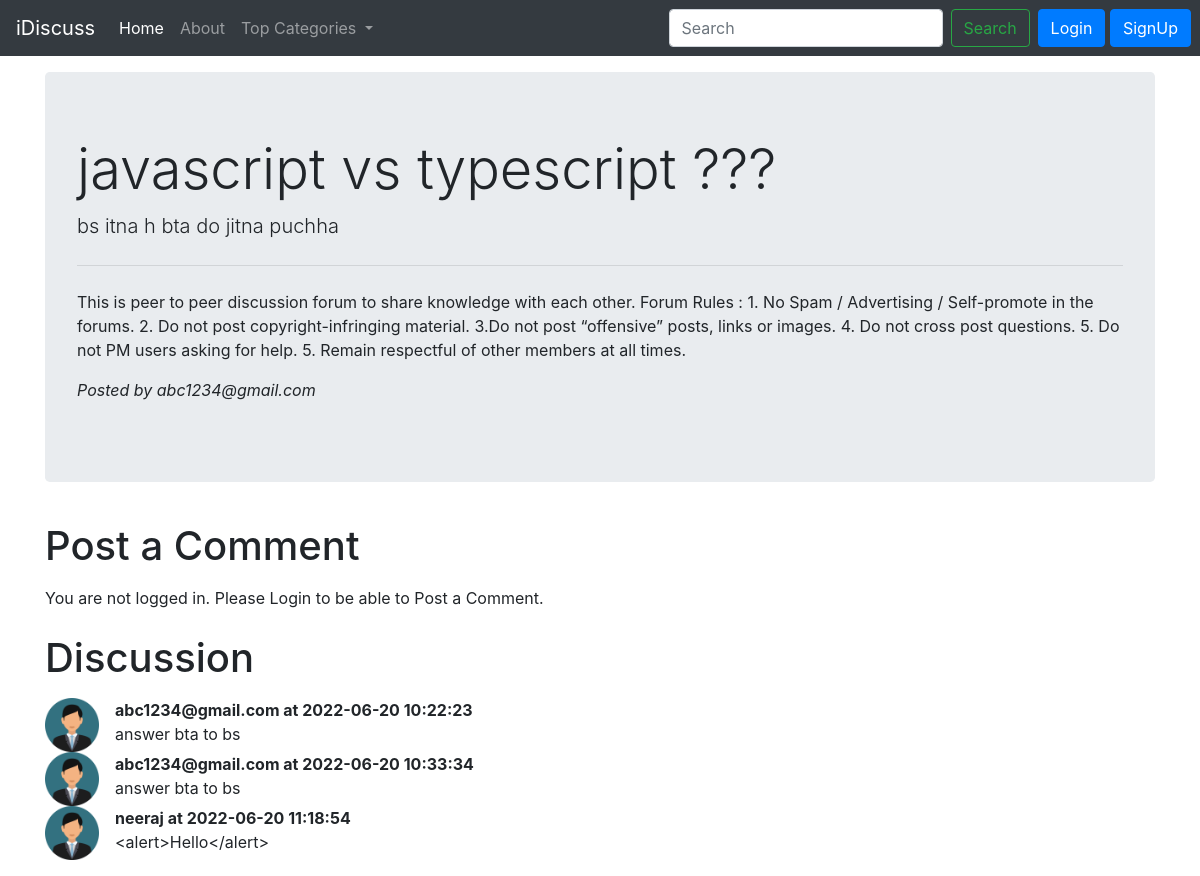
The page /threads.php?threadid=106 on the database its author committed.
### tables this page shows
CREATE TABLE `threads` (
  `thread_id` int(7) NOT NULL,
  `thread_title` varchar(255) NOT NULL,
  `thread_desc` text NOT NULL,
  `thread_cat_id` int(7) NOT NULL,
  `thread_user_id` int(7) NOT NULL,
  `timestamp` datetime NOT NULL
);

CREATE TABLE `users` (
  `srn` int(8) NOT NULL,
  `user_email` varchar(20) NOT NULL,
  `user_password` varchar(20) NOT NULL,
  `timestamp` datetime NOT NULL
);

CREATE TABLE `comments` (
  `comment_id` int(8) NOT NULL,
  `comment_content` text NOT NULL,
  `thread_id` int(8) NOT NULL,
  `comment_time` datetime NOT NULL,
  `comment_by` int(8) NOT NULL
);

### threads.php (the view, shortened to what this page needs)
<!doctype html>
<html lang="en">
  <head>
    <link rel="stylesheet" href="https://cdn.jsdelivr.net/npm/bootstrap@4.3.1/dist/css/bootstrap.min.css">
  </head>
  <body>
    <?php include "partials/_connect.php"; ?>
    <?php include "partials/_header.php"; ?>
    <?php
    $id = $_GET['threadid'];
    $sql = "SELECT * FROM `threads` WHERE `thread_id` = $id";
    $result = mysqli_query($conn, $sql);
      while($row = mysqli_fetch_assoc($result)){
        $title = $row['thread_title'];
        $desc = $row['thread_desc'];
        $thread_user_id = $row['thread_user_id'];
        $sql2 = "SELECT user_email FROM users WHERE srn = $thread_user_id";
        $result2 = mysqli_query($conn, $sql2);
        $row2 = mysqli_fetch_assoc($result2);
        $posted_by = $row2['user_email'];
      }
    ?>
    <div class="container my-3">
      <div class="jumbotron">
        <h1 class="display-4"><?php echo $title; ?></h1>
        <p class="lead"><?php echo $desc; ?></p>
        <hr class="my-4">
        <p>This is peer to peer discussion forum to share knowledge with each other. Forum Rules :
            1. No Spam / Advertising / Self-promote in the forums. 2. Do not post copyright-infringing material. 3.Do not post “offensive” posts, links or images. 4. Do not cross post questions. 5. Do not PM users asking for help. 5. Remain respectful of other members at all times.
        </p>
        <p><em> Posted by <?php echo $posted_by; ?> </em></p>
      </div>
    </div>
    <?php
      if(isset($_SESSION['loggedin']) && $_SESSION['loggedin'] = true){
    echo '<div class="container">
    <h1 class="py-2">Post a Comment</h1>
    <form action="' . $_SERVER['REQUEST_URI'] .'" method=post>
      <div class="form-group">
        <label for="desc">Type Your Comment</label>
        <textarea class="form-control" id="desc" name="comment" rows="3"></textarea>
        <input type="hidden" name="srn" value="' . $_SESSION["srn"] . '">
      </div>
      <button type="submit" class="btn btn-primary" name="addComment">Post Comment</button>
    </form>
  </div>';
      }
      else{
        echo '<div class="container">
                <h1 class="py-2">Post a Comment</h1>
                <p>You are not logged in. Please Login to be able to Post a Comment.</p>
              </div>';
      }
    ?>
    <div class="container my-3">
      <h1 class="py-2">Discussion</h1>
      <?php
      $id = $_GET['threadid'];
      $sql = "SELECT * FROM `comments` WHERE `thread_id` = $id";
      $result = mysqli_query($conn, $sql);
        while($row = mysqli_fetch_assoc($result)){
          $content = $row['comment_content'];
          $comment_time = $row['comment_time'];
          $comment_by = $row['comment_by'];
          $sql2 = "SELECT user_email FROM users WHERE srn = $comment_by";
          $result2 = mysqli_query($conn, $sql2);
          $row2 = mysqli_fetch_assoc($result2);
        echo '<div class="media">
            <img src="images/userdefault.png" width="54px" class="mr-3" alt="...">
            <div class="media-body">
            <p class="font-weight-bold my-0">' . $row2['user_email'] . ' at ' . $comment_time . '</p>
            ' . $content . '</div>
            </div>';
        }
      ?>
    </div>
  </body>
</html>

### rows shown on the page
threads: thread_title "javascript vs typescript ???", thread_desc "bs itna h bta do jitna puchha"
users: user_email "abc1234@gmail.com"
comments: users.user_email "abc1234@gmail.com", comment_time "2022-06-20 10:22:23", comment_content "answer bta to bs"
comments: users.user_email "abc1234@gmail.com", comment_time "2022-06-20 10:33:34", comment_content "answer bta to bs"
comments: users.user_email "neeraj", comment_time "2022-06-20 11:18:54", comment_content "<alert>Hello</alert>"
